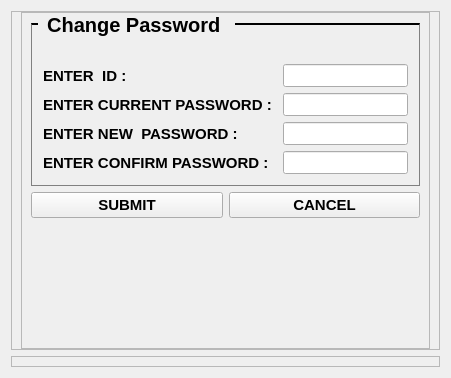
         <widget class="QWidget" name="userPage">
          <layout class="QVBoxLayout" name="verticalLayout_68">
           <item alignment="Qt::AlignTop">
            <widget class="QFrame" name="frame_23">
             <property name="sizePolicy">
              <sizepolicy hsizetype="Preferred" vsizetype="Expanding">
               <horstretch>0</horstretch>
               <verstretch>0</verstretch>
              </sizepolicy>
             </property>
             <property name="frameShape">
              <enum>QFrame::StyledPanel</enum>
             </property>
             <property name="frameShadow">
              <enum>QFrame::Raised</enum>
             </property>
             <layout class="QHBoxLayout" name="horizontalLayout_26">
              <property name="spacing">
               <number>0</number>
              </property>
              <property name="topMargin">
               <number>0</number>
              </property>
              <property name="bottomMargin">
               <number>0</number>
              </property>
              <item>
               <widget class="QFrame" name="frame_7">
                <property name="frameShape">
                 <enum>QFrame::StyledPanel</enum>
                </property>
                <property name="frameShadow">
                 <enum>QFrame::Raised</enum>
                </property>
                <layout class="QVBoxLayout" name="verticalLayout_29">
                 <property name="topMargin">
                  <number>0</number>
                 </property>
                 <property name="bottomMargin">
                  <number>130</number>
                 </property>
                 <item alignment="Qt::AlignLeft">
                  <widget class="QGroupBox" name="groupBox_10">
                   <property name="font">
                    <font>
                     <pointsize>15</pointsize>
                     <weight>75</weight>
                     <italic>false</italic>
                     <bold>true</bold>
                    </font>
                   </property>
                   <property name="styleSheet">
                    <string notr="true">#groupBox_10	 {
		font: bold; 
		border : 1px solid grey;
		margin-top: 10px;
border-top : 2px solid black;
	}
#groupBox_10::title {
		subcontrol-origin:  margin;
left: 7px;
		padding: 0 6px 0 6px;
		

	}</string>
                   </property>
                   <property name="title">
                    <string>Change Password </string>
                   </property>
                   <layout class="QGridLayout" name="gridLayout_6">
                    <property name="topMargin">
                     <number>0</number>
                    </property>
                    <item row="0" column="1">
                     <widget class="QLabel" name="changePassErrorMsg">
                      <property name="font">
                       <font>
                        <pointsize>10</pointsize>
                        <weight>75</weight>
                        <bold>true</bold>
                       </font>
                      </property>
                      <property name="styleSheet">
                       <string notr="true">color: rgb(255, 55, 55);</string>
                      </property>
                      <property name="text">
                       <string/>
                      </property>
                     </widget>
                    </item>
                    <item row="1" column="0">
                     <widget class="QLabel" name="label_76">
                      <property name="font">
                       <font>
                        <pointsize>11</pointsize>
                        <weight>75</weight>
                        <bold>true</bold>
                       </font>
                      </property>
                      <property name="text">
                       <string>ENTER  ID : </string>
                      </property>
                     </widget>
                    </item>
                    <item row="1" column="1" colspan="2" alignment="Qt::AlignRight">
                     <widget class="QLineEdit" name="currentIdInput">
                      <property name="sizePolicy">
                       <sizepolicy hsizetype="Expanding" vsizetype="Expanding">
                        <horstretch>0</horstretch>
                        <verstretch>0</verstretch>
                       </sizepolicy>
                      </property>
                      <property name="font">
                       <font>
                        <pointsize>10</pointsize>
                        <weight>75</weight>
                        <bold>true</bold>
                       </font>
                      </property>
                      <property name="styleSheet">
                       <string notr="true"/>
                      </property>
                      <property name="maxLength">
                       <number>15</number>
                      </property>
                      <property name="alignment">
                       <set>Qt::AlignCenter</set>
                      </property>
                      <property name="clearButtonEnabled">
                       <bool>true</bool>
                      </property>
                     </widget>
                    </item>
                    <item row="2" column="0" colspan="2">
                     <widget class="QLabel" name="label_35">
                      <property name="font">
                       <font>
                        <pointsize>11</pointsize>
                        <weight>75</weight>
                        <bold>true</bold>
                       </font>
                      </property>
                      <property name="text">
                       <string>ENTER CURRENT PASSWORD : </string>
                      </property>
                     </widget>
                    </item>
                    <item row="2" column="2" alignment="Qt::AlignRight">
                     <widget class="QLineEdit" name="prevPassInput">
                      <property name="sizePolicy">
                       <sizepolicy hsizetype="Expanding" vsizetype="Expanding">
                        <horstretch>0</horstretch>
                        <verstretch>0</verstretch>
                       </sizepolicy>
                      </property>
                      <property name="font">
                       <font>
                        <pointsize>10</pointsize>
                        <weight>75</weight>
                        <bold>true</bold>
                       </font>
                      </property>
                      <property name="styleSheet">
                       <string notr="true"/>
                      </property>
                      <property name="maxLength">
                       <number>15</number>
                      </property>
                      <property name="alignment">
                       <set>Qt::AlignCenter</set>
                      </property>
                      <property name="clearButtonEnabled">
                       <bool>true</bool>
                      </property>
                     </widget>
                    </item>
                    <item row="3" column="0" colspan="2">
                     <widget class="QLabel" name="label_77">
                      <property name="font">
                       <font>
                        <pointsize>11</pointsize>
                        <weight>75</weight>
                        <bold>true</bold>
                       </font>
                      </property>
                      <property name="text">
                       <string>ENTER NEW  PASSWORD :         </string>
                      </property>
                     </widget>
                    </item>
                    <item row="3" column="2" alignment="Qt::AlignRight">
                     <widget class="QLineEdit" name="newPassInput">
                      <property name="sizePolicy">
                       <sizepolicy hsizetype="Expanding" vsizetype="Expanding">
                        <horstretch>0</horstretch>
                        <verstretch>0</verstretch>
                       </sizepolicy>
                      </property>
                      <property name="font">
                       <font>
                        <pointsize>10</pointsize>
                        <weight>75</weight>
                        <bold>true</bold>
                       </font>
                      </property>
                      <property name="styleSheet">
                       <string notr="true"/>
                      </property>
                      <property name="maxLength">
                       <number>15</number>
                      </property>
                      <property name="alignment">
                       <set>Qt::AlignCenter</set>
                      </property>
                      <property name="clearButtonEnabled">
                       <bool>true</bool>
                      </property>
                     </widget>
                    </item>
                    <item row="4" column="0" colspan="2">
                     <widget class="QLabel" name="label_36">
                      <property name="font">
                       <font>
                        <pointsize>11</pointsize>
                        <weight>75</weight>
                        <bold>true</bold>
                       </font>
                      </property>
                      <property name="text">
                       <string>ENTER CONFIRM PASSWORD :  </string>
                      </property>
                     </widget>
                    </item>
                    <item row="4" column="2" alignment="Qt::AlignRight">
                     <widget class="QLineEdit" name="confirmPassInput">
                      <property name="sizePolicy">
                       <sizepolicy hsizetype="Expanding" vsizetype="Expanding">
                        <horstretch>0</horstretch>
                        <verstretch>0</verstretch>
                       </sizepolicy>
                      </property>
                      <property name="font">
                       <font>
                        <pointsize>10</pointsize>
                        <weight>75</weight>
                        <bold>true</bold>
                       </font>
                      </property>
                      <property name="styleSheet">
                       <string notr="true"/>
                      </property>
                      <property name="maxLength">
                       <number>15</number>
                      </property>
                      <property name="alignment">
                       <set>Qt::AlignCenter</set>
                      </property>
                      <property name="clearButtonEnabled">
                       <bool>true</bool>
                      </property>
                     </widget>
                    </item>
                   </layout>
                  </widget>
                 </item>
                 <item>
                  <layout class="QHBoxLayout" name="horizontalLayout_18">
                   <item>
                    <widget class="QPushButton" name="changePassOKbtn">
                     <property name="font">
                      <font>
                       <pointsize>11</pointsize>
                       <weight>75</weight>
                       <bold>true</bold>
                      </font>
                     </property>
                     <property name="styleSheet">
                      <string notr="true"/>
                     </property>
                     <property name="text">
                      <string>SUBMIT</string>
                     </property>
                    </widget>
                   </item>
                   <item>
                    <widget class="QPushButton" name="changePassCancelBtn">
                     <property name="font">
                      <font>
                       <pointsize>11</pointsize>
                       <weight>75</weight>
                       <bold>true</bold>
                      </font>
                     </property>
                     <property name="styleSheet">
                      <string notr="true"/>
                     </property>
                     <property name="text">
                      <string>CANCEL</string>
                     </property>
                    </widget>
                   </item>
                  </layout>
                 </item>
                </layout>
               </widget>
              </item>
              <item>
               <widget class="AnalogGaugeWidget" name="plotWidget_3" native="true">
                <property name="styleSheet">
                 <string notr="true">#plotWidget_3{border: 1px solid black;}</string>
                </property>
                <widget class="QLabel" name="label_117">
                 <property name="geometry">
                  <rect>
                   <x>230</x>
                   <y>0</y>
                   <width>21</width>
                   <height>16</height>
                  </rect>
                 </property>
                 <property name="font">
                  <font>
                   <pointsize>12</pointsize>
                   <weight>75</weight>
                   <bold>true</bold>
                  </font>
                 </property>
                 <property name="text">
                  <string>N</string>
                 </property>
                </widget>
                <widget class="QLabel" name="label_118">
                 <property name="geometry">
                  <rect>
                   <x>450</x>
                   <y>140</y>
                   <width>16</width>
                   <height>16</height>
                  </rect>
                 </property>
                 <property name="font">
                  <font>
                   <pointsize>12</pointsize>
                   <weight>75</weight>
                   <bold>true</bold>
                  </font>
                 </property>
                 <property name="text">
                  <string>E</string>
                 </property>
                </widget>
                <widget class="QLabel" name="label_120">
                 <property name="geometry">
                  <rect>
                   <x>10</x>
                   <y>140</y>
                   <width>31</width>
                   <height>21</height>
                  </rect>
                 </property>
                 <property name="font">
                  <font>
                   <pointsize>12</pointsize>
                   <weight>75</weight>
                   <bold>true</bold>
                  </font>
                 </property>
                 <property name="text">
                  <string>W</string>
                 </property>
                </widget>
                <widget class="QLabel" name="label_121">
                 <property name="geometry">
                  <rect>
                   <x>230</x>
                   <y>300</y>
                   <width>47</width>
                   <height>13</height>
                  </rect>
                 </property>
                 <property name="font">
                  <font>
                   <pointsize>12</pointsize>
                   <weight>75</weight>
                   <bold>true</bold>
                  </font>
                 </property>
                 <property name="text">
                  <string>S</string>
                 </property>
                </widget>
               </widget>
              </item>
             </layout>
            </widget>
           </item>
           <item>
            <widget class="QFrame" name="frame_22">
             <property name="frameShape">
              <enum>QFrame::StyledPanel</enum>
             </property>
             <property name="frameShadow">
              <enum>QFrame::Raised</enum>
             </property>
             <layout class="QHBoxLayout" name="horizontalLayout_32">
              <property name="topMargin">
               <number>0</number>
              </property>
              <item>
               <widget class="QWidget" name="plotWidget_1" native="true">
                <property name="styleSheet">
                 <string notr="true">border: 1px solid black;</string>
                </property>
               </widget>
              </item>
              <item>
               <widget class="QWidget" name="plotWidget_2" native="true">
                <property name="styleSheet">
                 <string notr="true">border: 1px solid black;</string>
                </property>
               </widget>
              </item>
             </layout>
            </widget>
           </item>
          </layout>
         </widget>
